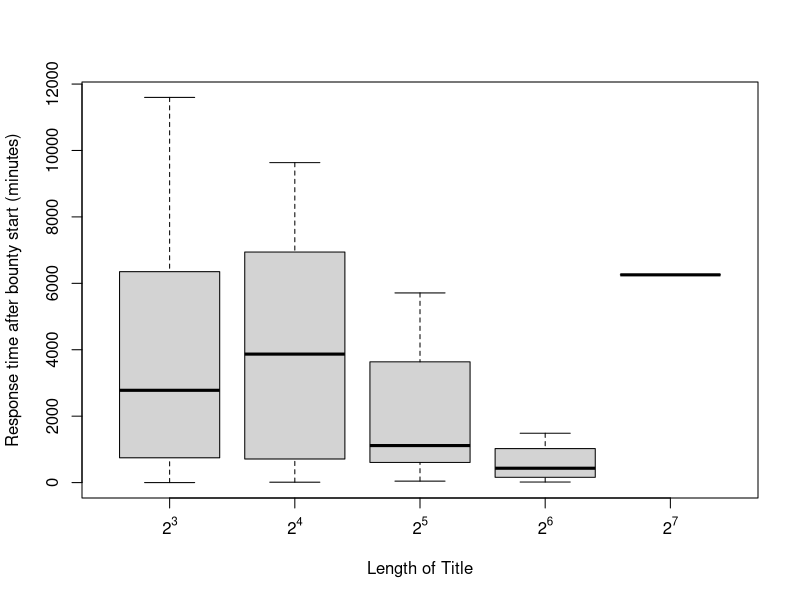

Write the R code that produced this figure.
data <- read.csv(file="query_result.csv",sep=";",head=TRUE)

jpeg('feature-boxplot.jpg')

boxplot(data$time~data$feature, ylab='Response time after bounty start (minutes)', xlab='Length of Title', xaxt="n")
atx <- axTicks(1)
labels <- sapply(atx,function(i)
  as.expression(bquote(2^ .(i)))
)
axis(1,at=atx,labels=expression(2^3, 2^4, 2^5, 2^6, 2^7))


# axis(side=1, at=data$feature, labels=sapply(axTicks(1),function(i)
#  as.expression(bquote(2^ .(i))))
dev.off()

